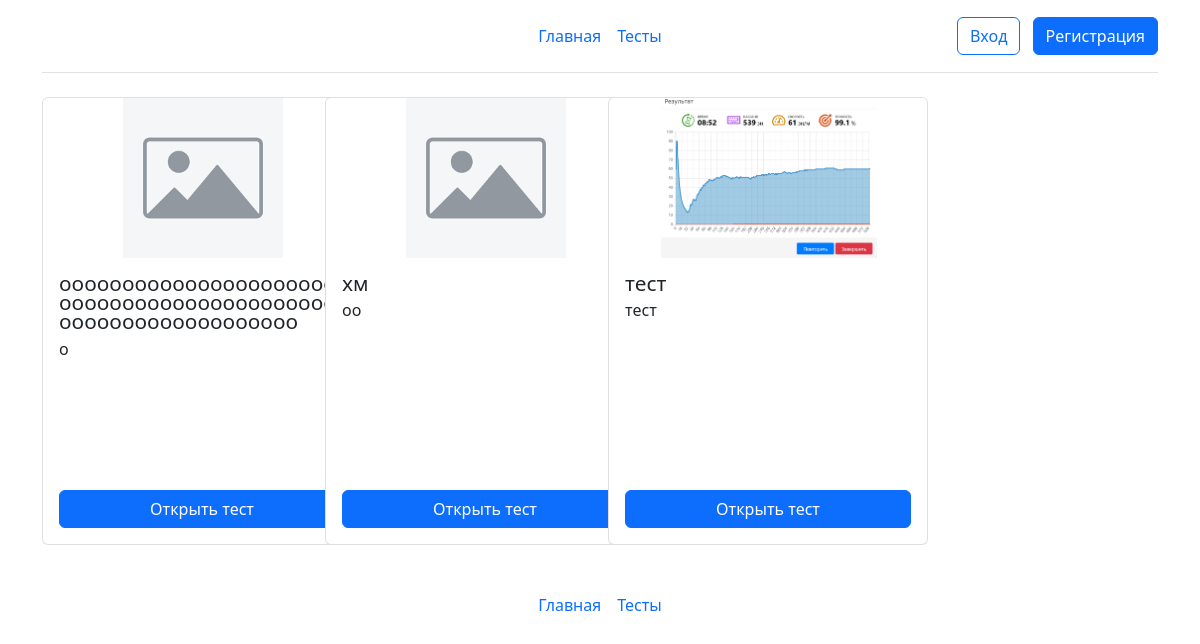
/tests, run on an earlier commit of the app's database.
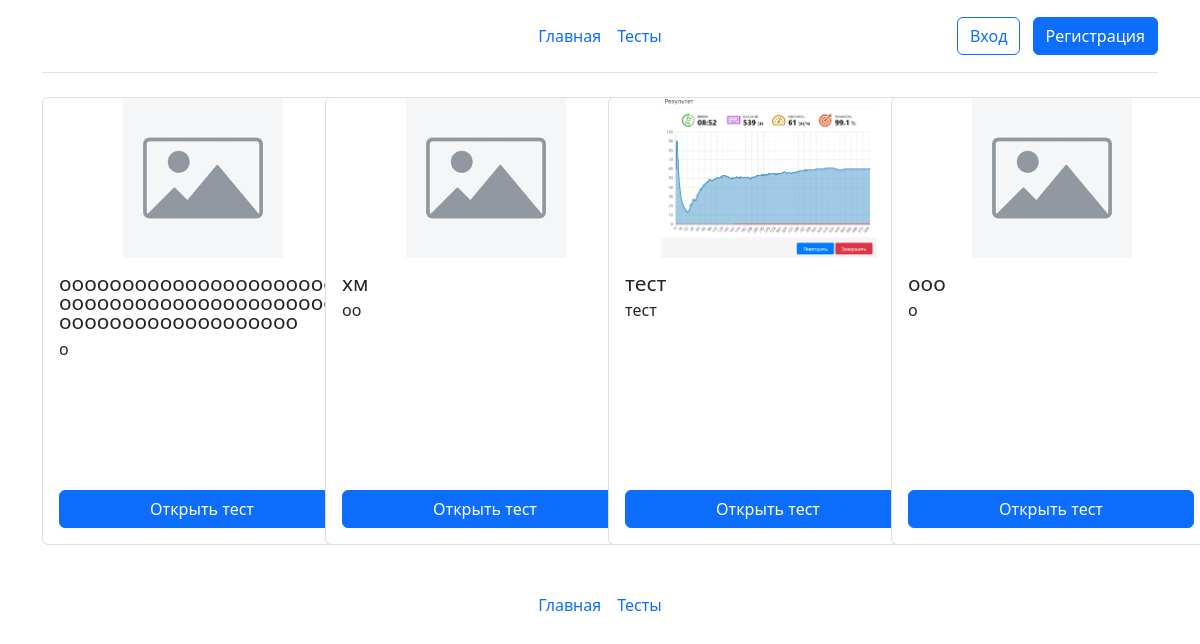
And on a later commit of the database.
### __init__.py (models this page shows)
class Tests(db.Model):
    test_id = db.Column(db.Integer, primary_key=True)
    test_id_creator = db.Column(db.Integer)
    test_name = db.Column(db.String)
    test_description = db.Column(db.String)
    test_status = db.Column(db.Integer)
    test_image= db.Column(db.String)

### __init__.py (the view)
@app.route('/tests')
def tests():
    all_tests = Tests.query.filter_by(test_status=2).all()
    return render_template("tests.html", tests=all_tests)

### __init__.py (called while the page is built, shortened)
@app.before_request
def check_must_rate_test():
    excluded_paths = ['/test/', '/static/', '/logout']

### templates/tests.html (shortened to what this page needs)
{% extends 'base.html' %}
{% block main %}
{% if tests %}
<div class="row g-3">
  {% for test in tests %}
  <div class="col-md-3">
  <div class="card card-fixed">
    {% if test.test_image %}
        <img src="{{ url_for('static', filename='img/' + test.test_image) }}"
             class="card-img-top"
             alt="{{ test.test_name }}">
      {% else %}
        <img src="{{ url_for('static', filename='img/placeholder.png') }}"
             class="card-img-top"
             alt="Нет изображения">
      {% endif %}
    <div class="card-body">
      <h5 class="card-name">{{test.test_name|truncate(80)}}</h5>
      <p class="card-description">{{test.test_description|truncate(220)}}</p>
      <a href="{{ url_for('view_test', test_name=test.test_name) }}" class="btn btn-primary">Открыть тест</a>
    </div>
  </div>
  </div>
{% endfor %}
{% endif %}
</div>
{% endblock %}

### templates/base.html (shortened to what this page needs)
<!doctype html>
<html lang="ru">
  <head>
    <link href="https://cdn.jsdelivr.net/npm/bootstrap@5.2.0/dist/css/bootstrap.min.css" rel="stylesheet">
    <link rel="stylesheet" href="https://cdn.jsdelivr.net/npm/bootstrap-icons@1.10.0/font/bootstrap-icons.css">
    <link href="static/style/style.css" rel="stylesheet">
  </head>
  <body class="d-flex flex-column min-vh-100">
<div class="container">
    <header class="d-flex flex-wrap align-items-center justify-content-center justify-content-md-between py-3 mb-4 border-bottom">
      <div class="col-md-3 mb-2 mb-md-0">
        <a href="/" class="d-inline-flex link-body-emphasis text-decoration-none">
          <svg class="bi" width="40" height="32" role="img" aria-label="Bootstrap"><use xlink:href="#bootstrap"></use></svg>
        </a>
      </div>
      <ul class="nav col-12 col-md-auto mb-2 justify-content-center mb-md-0">
        <li><a href="/" class="nav-link px-2">Главная</a></li>
          <li><a href="/tests" class="nav-link px-2">Тесты</a></li>
      </ul>
      <div class="col-md-3 text-end">
          {% if current_user.is_authenticated %}
        <a href="/notifications" class="btn btn-outline-secondary me-2 position-relative">
            <i class="bi bi-bell"></i>
            {% set unread_count = current_user.id | get_unread_notifications_count %}
            {% if unread_count > 0 %}
            <span class="position-absolute top-0 start-100 translate-middle badge rounded-pill bg-danger">
                {{ unread_count if unread_count < 100 else '99+' }}
            </span>
            {% endif %}
        </a>
        <a href="/profile" class="btn btn-outline-secondary me-2">
            <i class="bi bi-person-circle"></i>
        </a>
        <a class="btn btn-primary" href="/logout">Выход</a>
        {% else %}
        <a class="btn btn-outline-primary me-2" href="/login">Вход</a>
        <a class="btn btn-primary" href="/registration">Регистрация</a>
        {% endif %}
      </div>
    </header>
  </div>
<main class = "container">
  {% block main %}{% endblock %}
</main>
<div class="container">
  <footer class="py-3 my-4">
    <ul class="nav col-12 col-md-auto mb-2 justify-content-center mb-md-0">
        <li><a href="/" class="nav-link px-2">Главная</a></li>
          <li><a href="/tests" class="nav-link px-2">Тесты</a></li>
      </ul>
  </footer>
</div>
  </body>
</html>

### static/style/style.css (style rules this page uses)
.card-fixed { width: 20rem; display: flex; flex-direction: column; height: 28rem; overflow: hidden; border: 1px solid rgba(0, 0, 0, 0.125); border-radius: 0.375rem; }
.card-fixed .card-img-top { width: 20rem; height: 10rem; object-fit: contain; background-color: #fff; }
.card-fixed .card-body { display: flex; flex-direction: column; flex-grow: 1; }
.card-fixed .card-name { flex-shrink: 0; overflow: hidden; text-overflow: ellipsis; display: -webkit-box; -webkit-box-orient: vertical; line-height: 1.2rem; font-size: 1.3rem }
.card-fixed .card-description { flex-grow: 1; height: auto; min-height: 8.4rem; overflow: hidden; text-overflow: ellipsis; display: -webkit-box; -webkit-box-orient: vertical; line-height: 1.2rem; margin-bottom: 1rem; font-size: 1rem }

What changed in the data, as far as the page shows it:
added Tests: test_name "ооо", test_description "о"
